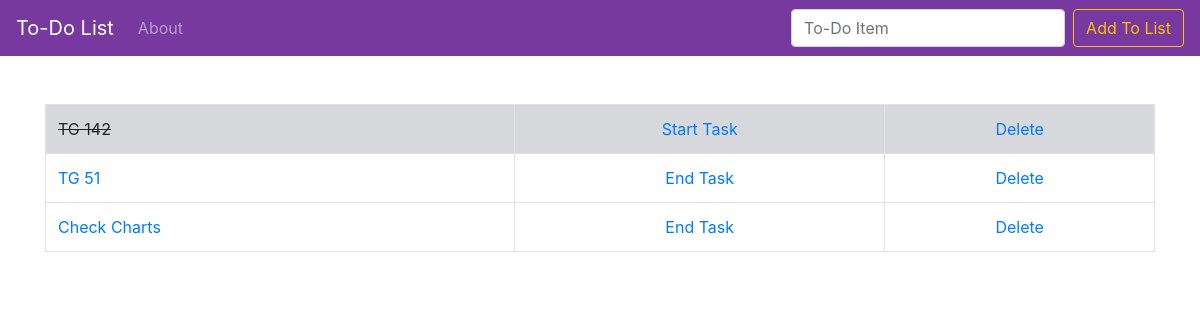
The app's page /, older data.
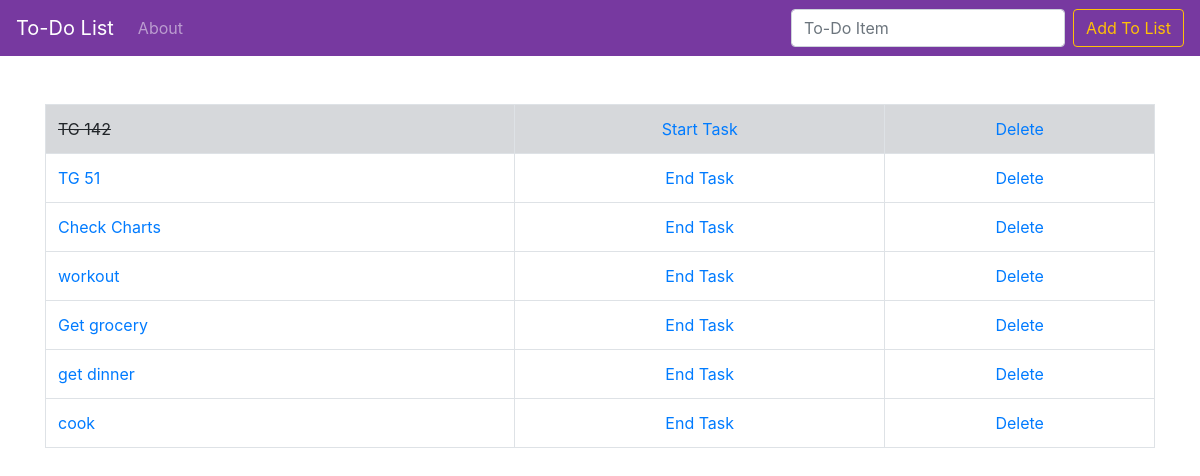
The same page, newer data.
### todo_list/models.py (models this page shows, shortened)
class List(models.Model):
    item = models.CharField(max_length=200)
    completed = models.BooleanField(default=False)

### todo_list/views.py (the view)
# urls.py: path('', views.home, name = 'home'),
def home(request):
    if request.method == 'POST':
        form = ListForm(request.POST or None)
        if form.is_valid():
            form.save()
            all_items = List.objects.all
            messages.success(request, ('Item has been added'))
            return render(request, 'home.html', {'all_items': all_items})
    else:
        all_items = List.objects.all
        return render(request, 'home.html', {'all_items': all_items})

### todo_list/templates/home.html (shortened to what this page needs)
{% extends 'base.html' %}
{% block content %}
<br/>
    {% if all_items %}
    <table class="table table-bordered">
        {% for things in all_items %}
            {% if things.completed %}
                <tr class="table-secondary">
                    <td class="striker">{{things.item}}</td>
                    <td><center><a href="{% url 'activate' things.id %}">Start Task</a></center></td>
                    <td><center><a href="{% url 'delete' things.id %}">Delete</a></center></td>
                </tr>
            {% else %}
                <tr>
                    <td><a href="{% url 'edit' things.id %}">{{things.item}}</a></td>
                    <td><center><a href="{% url 'deactivate' things.id %}">End Task</a></center></td>
                    <td><center><a href="{% url 'delete' things.id %}">Delete</a></center></td>
                </tr>
            {% endif %}
        {% endfor %}
    </table>
    {% endif %}
{% endblock %}

### todo_list/templates/base.html (shortened to what this page needs)
{% load static %}
<!doctype html>
<html lang="en">
  <head>
    <link rel="stylesheet" href="https://stackpath.bootstrapcdn.com/bootstrap/4.1.1/css/bootstrap.min.css">
    <link rel="stylesheet" href="{% static 'css/my_style.css' %}">
  </head>
  <body>
    <nav class="navbar navbar-expand-lg navbar-dark" style="background-color: #7739a0;">
        <a class="navbar-brand" href="{% url 'home' %}">To-Do List</a>
        <div class="collapse navbar-collapse" id="navbarSupportedContent">
          <ul class="navbar-nav mr-auto">
            <li class="nav-item">
              <a class="nav-link" href="{% url 'about' %}">About</a>
            </li>
          </ul>
          <form class="form-inline my-2 my-lg-0" method="POST">
            <input class="form-control mr-sm-2" type="search" placeholder="To-Do Item" aria-label="Search" name="item">
            <button class="btn btn-outline-warning my-2 my-sm-0" type="submit">Add To List</button>
          </form>
        </div>
      </nav>
      <br/>
      <div class="container">
        {% block content %}
        {% endblock %}
      </div>
  </body>
</html>

### static/css/my_style.css (style rules this page uses)
.striker { text-decoration: line-through; }

Row changes from the older to the newer data that the page shows:
added List: item "workout"
added List: item "Get grocery"
added List: item "get dinner"
added List: item "cook"
